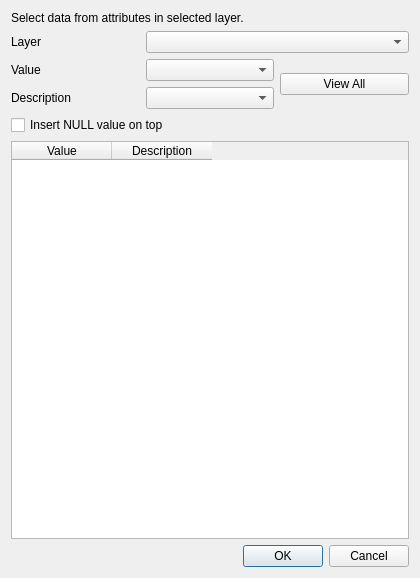
<?xml version="1.0" encoding="UTF-8"?>
<ui version="4.0">
 <class>AttributeLoadValues</class>
 <widget class="QDialog" name="AttributeLoadValues">
  <property name="geometry">
   <rect>
    <x>0</x>
    <y>0</y>
    <width>420</width>
    <height>578</height>
   </rect>
  </property>
  <property name="windowTitle">
   <string>Load values from layer</string>
  </property>
  <layout class="QVBoxLayout" name="verticalLayout">
   <item>
    <layout class="QGridLayout" name="gridLayout">
     <item row="1" column="0">
      <widget class="QLabel" name="layerLabel">
       <property name="text">
        <string>Layer</string>
       </property>
      </widget>
     </item>
     <item row="3" column="0">
      <widget class="QLabel" name="keyLabel">
       <property name="text">
        <string>Description</string>
       </property>
      </widget>
     </item>
     <item row="1" column="1" colspan="2">
      <widget class="QComboBox" name="layerComboBox"/>
     </item>
     <item row="5" column="0" colspan="3">
      <widget class="QTableWidget" name="previewTableWidget">
       <column>
        <property name="text">
         <string>Value</string>
        </property>
       </column>
       <column>
        <property name="text">
         <string>Description</string>
        </property>
       </column>
      </widget>
     </item>
     <item row="0" column="0" colspan="3">
      <widget class="QLabel" name="valueTableLabel">
       <property name="text">
        <string>Select data from attributes in selected layer.</string>
       </property>
      </widget>
     </item>
     <item row="2" column="0">
      <widget class="QLabel" name="valueLabel">
       <property name="text">
        <string>Value</string>
       </property>
      </widget>
     </item>
     <item row="2" column="1">
      <widget class="QComboBox" name="valueComboBox"/>
     </item>
     <item row="2" column="2" rowspan="2">
      <widget class="QPushButton" name="previewButton">
       <property name="text">
        <string>View All</string>
       </property>
      </widget>
     </item>
     <item row="3" column="1">
      <widget class="QComboBox" name="keyComboBox"/>
     </item>
     <item row="4" column="0" colspan="2">
      <widget class="QCheckBox" name="nullCheckBox">
       <property name="text">
        <string>Insert NULL value on top</string>
       </property>
      </widget>
     </item>
    </layout>
   </item>
   <item>
    <widget class="QDialogButtonBox" name="buttonBox">
     <property name="orientation">
      <enum>Qt::Horizontal</enum>
     </property>
     <property name="standardButtons">
      <set>QDialogButtonBox::Cancel|QDialogButtonBox::Ok</set>
     </property>
    </widget>
   </item>
  </layout>
 </widget>
 <tabstops>
  <tabstop>layerComboBox</tabstop>
  <tabstop>valueComboBox</tabstop>
  <tabstop>keyComboBox</tabstop>
  <tabstop>previewButton</tabstop>
  <tabstop>nullCheckBox</tabstop>
  <tabstop>previewTableWidget</tabstop>
  <tabstop>buttonBox</tabstop>
 </tabstops>
 <resources/>
 <connections>
  <connection>
   <sender>buttonBox</sender>
   <signal>accepted()</signal>
   <receiver>AttributeLoadValues</receiver>
   <slot>accept()</slot>
   <hints>
    <hint type="sourcelabel">
     <x>248</x>
     <y>254</y>
    </hint>
    <hint type="destinationlabel">
     <x>157</x>
     <y>274</y>
    </hint>
   </hints>
  </connection>
  <connection>
   <sender>buttonBox</sender>
   <signal>rejected()</signal>
   <receiver>AttributeLoadValues</receiver>
   <slot>reject()</slot>
   <hints>
    <hint type="sourcelabel">
     <x>316</x>
     <y>260</y>
    </hint>
    <hint type="destinationlabel">
     <x>286</x>
     <y>274</y>
    </hint>
   </hints>
  </connection>
 </connections>
</ui>
